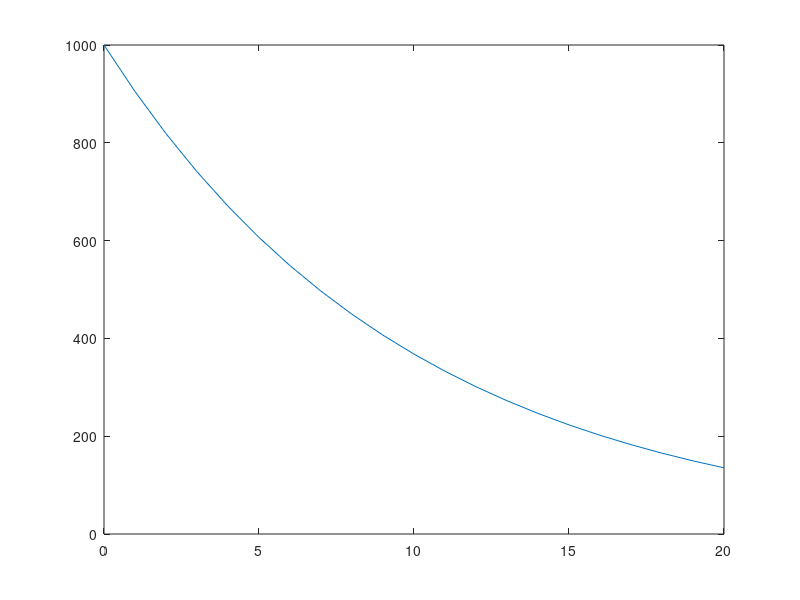

Here is the MATLAB script that generated this plot:
% Customer model, exponential decay 1 stock
clear;

f1 = @(t,x,alpha)[-alpha*x(1)];

[t,y] = ode45(f1,0:20,1000,odeset,0.10);

plot(t,y);





